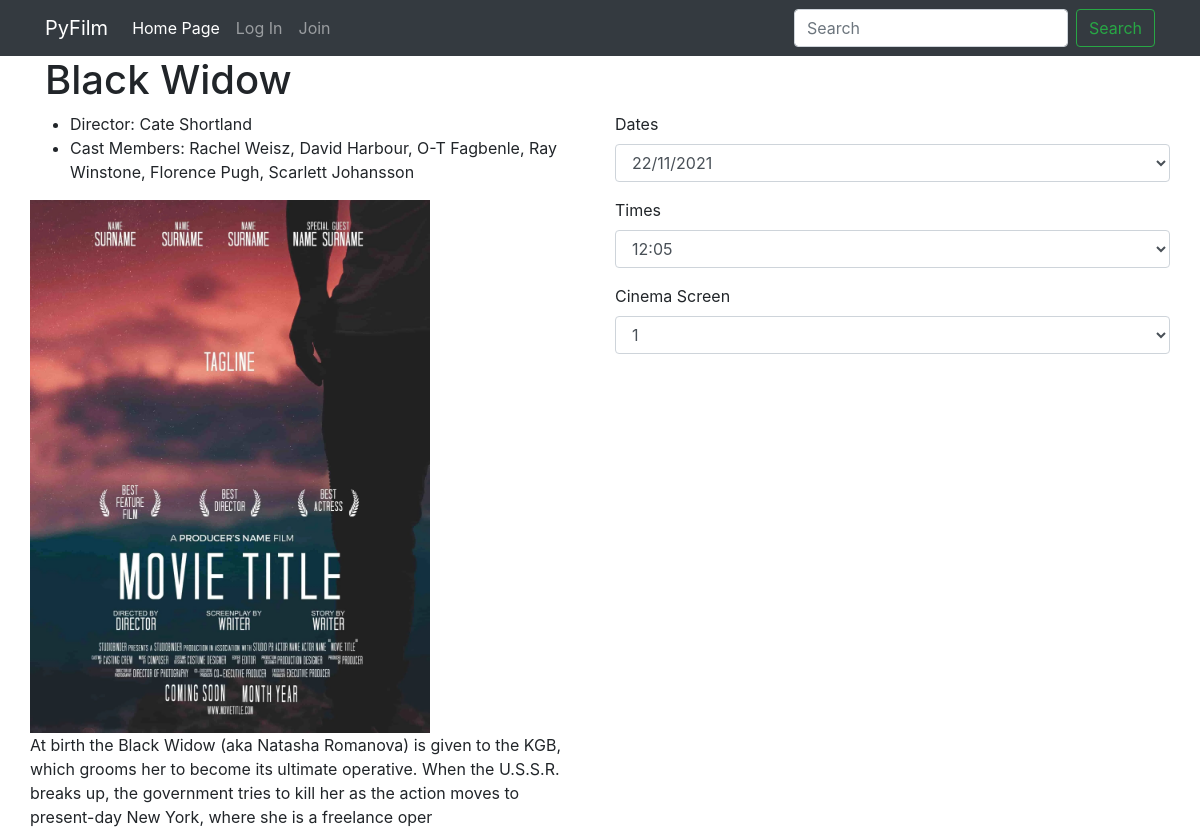
/customer/movie/0, run on the app's committed database.
### API/models.py (models this page shows, shortened)
class Movie(models.Model):
    objects = models.Manager()
    movie_id = models.AutoField(primary_key=True, default=0)
    title = models.CharField(max_length=256, null=False, blank=False)
    director = models.CharField(max_length=256, null=False, blank=False)
    cast_members = models.CharField(max_length=256, null=False, blank=False)
    description = models.TextField(null=False, blank=False)
    movie_duration = models.IntegerField(null=False, blank=False)  # in minutes
    tickets_sold = models.IntegerField(default=0)
    certificate = models.CharField(max_length=2, default="U", null=False, blank=False)

### customer/views.py (the view)
# urls.py: path('movie/<int:pk>', MovieDetailView.as_view(), name="movieDetails"),
class MovieDetailView(DetailView):
    model = Movie
    template_name = "movieDetails.html"

### customer/templates/movieDetails.html (shortened to what this page needs)
{% extends 'base.html' %}
{% load static %}
{% block content %}
<div class="container">
    <div class="row">
        <div class="col-12">
            <h1 class="details-title">{{ movie.title }}</h1>
        </div>
        <div class="row">
            <div class="col-6">
                <div class="details-content">
                    <div class="details-tags">
                        <ul class="tag-list">
                            <li><span>Director: {{ movie.director}}</span>
                            <li><span>Cast Members: {{ movie.cast_members}}</span>
                        </ul>
                    </div>
                </div>
                <div class="details-image">
                    <img src="/static/customer/img/default_movie.jpg" class="img-fluid" alt="Responsive image">
                </div>
                <div class="details-description">
                    {{ movie.description }}
                </div>
            </div>
            <div class="col-6">
                <div class="form-group">
                    <label>Dates</label>
                    <select class="form-control">
                        <option>22/11/2021</option>
                    </select>
                </div>
                <div class="form-group">
                    <label>Times</label>
                    <select class="form-control">
                        <option>12:05</option>
                    </select>
                </div>
                <div class="form-group">
                    <label>Cinema Screen</label>
                    <select class="form-control">
                        <option>1</option>
                    </select>
                </div>
            </div>
        </div>
    </div>
</div>
{% endblock %}

### static/customer/css/style.css (style rules this page uses)
* { -webkit-transition: 300ms; transition: 300ms; }
.details-image { max-width: 400px; }

### data on the page
Movie: title "Black Widow", director "Cate Shortland", cast_members "Rachel Weisz, David Harbour, O-T Fagbenle, Ray Winstone, Florence Pugh, Scarlett Johansson", description "At birth the Black Widow (aka Natasha Romanova) is given to the KGB, which grooms her to become its ultimate operative. When the U.S.S.R. breaks up, the government tries to kill her as the action moves to present-day New York, where she is a freelance oper"
